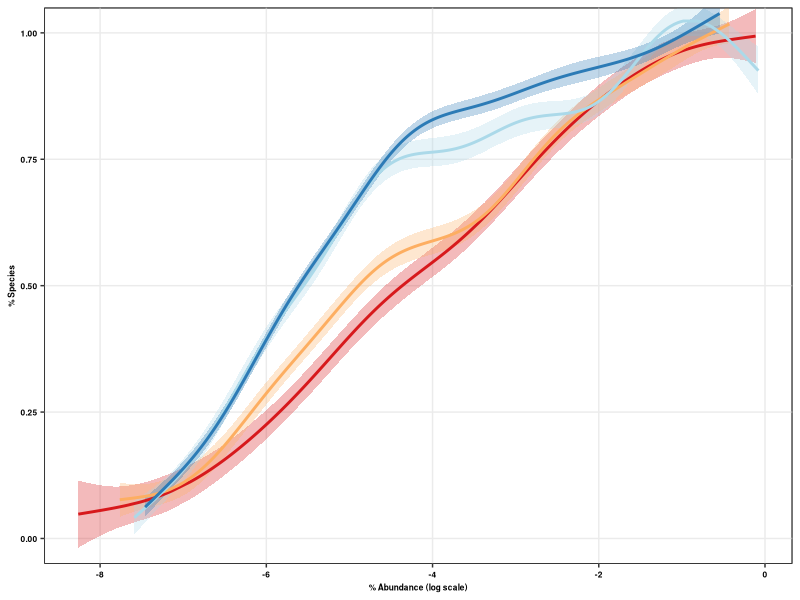
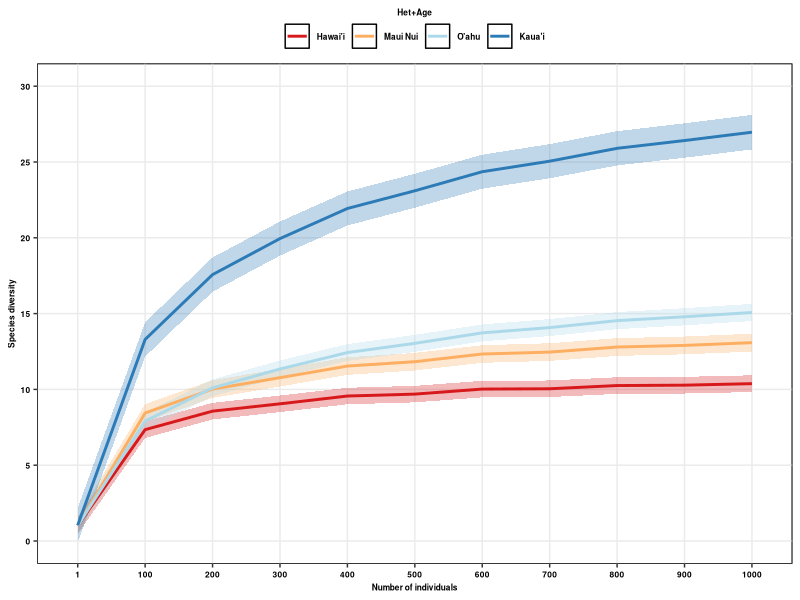
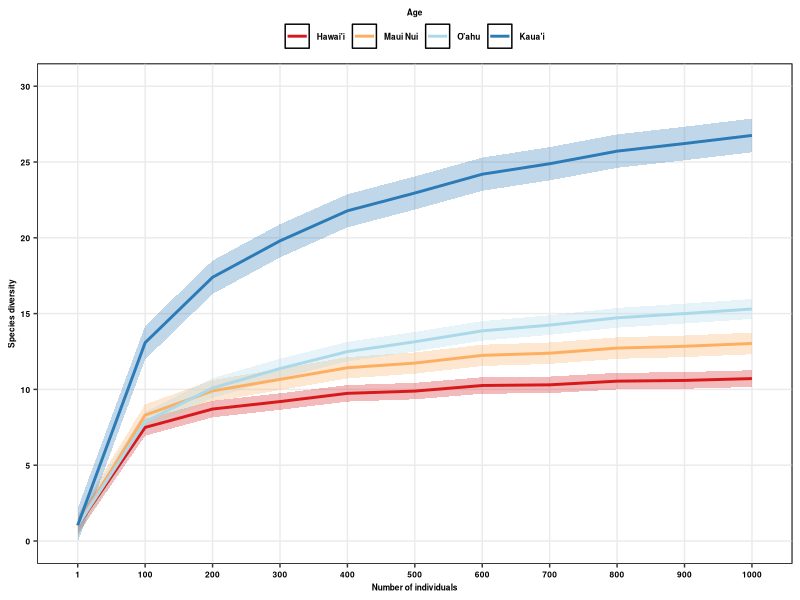

Write R code to recreate these figures, in order. (Note: this script raises an error after producing the figures.)
###############
# All natives #
# 7 plots #####
###############

require(tidyr)
require(dplyr)
require(ggplot2)
require(grid)
require(reshape2)
library(rms)

#colors:  scale_colour_manual(values=c("#d7191c","#fdae61","#abd9e9","#2c7bb6"))
#shapes: scale_shape_manual(values=c(15,16,17)

# ##################
# # Scenario 1 #####
# ##################
# 
# SACs_1<-read.csv("Cleaned_Data/Scen1_Natives_SACs_GAMMestimates.csv")
# 
# HillN_1<-read.csv("Cleaned_Data/Scen1_Natives_HillNumbers.csv")
# 
# RAD_1<-read.csv("Cleaned_Data/Scen1_Natives_RAD_GAMMestimates.csv")


##################
# Scenario 2 #####
##################

SACs_2<-read.csv("Cleaned_Data/Scen2_Natives_7plots_SACs_GAMMestimates.csv")

#HillN_2<-read.csv("Cleaned_Data/Scen2_Natives_7plots_HillN.csv")

RAD_2<-read.csv("Cleaned_Data/Scen2_Natives_7plots_RAD_GAMMestimates.csv")

##################
# Scenario 3 #####
##################

SACs_3<-read.csv("Cleaned_Data/Scen3_Natives_7plots_SACs_GAMMestimates.csv")

#HillN_3<-read.csv("Cleaned_Data/Scen3_Natives_7plots_HillN.csv")

RAD_3<-read.csv("Cleaned_Data/Scen3_Natives_7plots_RAD_GAMMestimates.csv")

##################
# SACs ###########
##################

# # Scenario 1
# 
# SACs_1$m<-as.factor(SACs_1$m)
# 
# SACs_1$geo_entity2<-as.character(SACs_1$geo_entity2)
# SACs_1$geo_entity2<-ifelse(SACs_1$geo_entity2=="Hawai'i Island","Hawai'i",SACs_1$geo_entity2)
# SACs_1$geo_entity2<-ifelse(SACs_1$geo_entity2=="Kaua'i Island","Kaua'i",SACs_1$geo_entity2)
# SACs_1$geo_entity2<-ifelse(SACs_1$geo_entity2=="O'ahu Island","O'ahu",SACs_1$geo_entity2)
# SACs_1$geo_entity2<-as.factor(SACs_1$geo_entity2)
# 
# SACs_1$geo_entity2<-as.factor(SACs_1$geo_entity2)
# SACs_1$geo_entity2<-factor(SACs_1$geo_entity2,levels=c("Hawai'i","Maui Nui","O'ahu","Kaua'i"))
# 
# SACs_11<-ggplot(SACs_1,aes(x=m,y=qD,group=geo_entity2,color=geo_entity2))+ 
#   geom_point(size=0.5)+
#   scale_colour_manual(values=c("#d7191c","#fdae61","#abd9e9","#2c7bb6"))+
#   scale_x_discrete(breaks=c(1,100,1000,2000, 3000, 4000, 5000, 6000, 7000, 8000, 9000,10000))+
#   scale_y_continuous(limits=c(0,53),breaks=c(0,10, 20,30, 40,50))+
#   geom_line(size=1)+
#   ylab("Species diversity")+xlab("Number of individuals")+
#   #scale_color_npg()+
#   guides(colour=guide_legend(title="Area+Het+Age",title.position = "top"))+
#   theme_bw()+theme(legend.position="top", axis.title.y=element_text(colour="black",face="bold",size=6),
#                    axis.title.x=element_text(colour="black",face="bold",size=6),
#                    axis.text.x=element_text(colour=c("black"),face="bold",size=5),
#                    axis.text.y=element_text(colour=c("black"),face="bold",size=6),
#                    legend.text=element_text(colour=c("black"),face="bold",size=6),
#                    legend.title = element_text(colour=c("black"),face="bold",size=6),
#                    legend.title.align = 0.5,
#                    legend.margin =margin(t=0, r=0, b=0, l=0, unit="cm"),
#                    panel.grid.major = element_blank(), panel.grid.minor = element_blank())


#Scenario 2

SACs_2$m<-as.factor(SACs_2$m)

SACs_2$geo_entity2<-as.character(SACs_2$geo_entity2)
SACs_2$geo_entity2<-ifelse(SACs_2$geo_entity2=="Hawai'i Island","Hawai'i",SACs_2$geo_entity2)
SACs_2$geo_entity2<-ifelse(SACs_2$geo_entity2=="Kaua'i Island","Kaua'i",SACs_2$geo_entity2)
SACs_2$geo_entity2<-ifelse(SACs_2$geo_entity2=="O'ahu Island","O'ahu",SACs_2$geo_entity2)
SACs_2$geo_entity2<-as.factor(SACs_2$geo_entity2)

SACs_2$geo_entity2<-as.factor(SACs_2$geo_entity2)
SACs_2$geo_entity2<-factor(SACs_2$geo_entity2,levels=c("Hawai'i","Maui Nui","O'ahu","Kaua'i"))

SACs_22<-ggplot(SACs_2,aes(x=m,y=fit,group=geo_entity2,color=geo_entity2))+ 
  #geom_point(position = position_jitter(w = 0.02, h = 0),size=0.5,alpha=0.2)+
  geom_ribbon(data=SACs_2,aes(ymin=lwrS,ymax=uprS,fill=geo_entity2), alpha = 0.3,colour="transparent")+
  geom_line(data=SACs_2,aes(x=m,y=fit,group=geo_entity2,color=geo_entity2),size=1)+
  #geom_smooth(data=SACs_2,aes(x=m,y=qD_pred,group=geo_entity2,color=geo_entity2),size=1,se=FALSE,method="gam",formula=y~s(x))+
  scale_y_continuous(breaks=c(0,5, 10, 15, 20,25,30))+
  scale_colour_manual(values=c("#d7191c","#fdae61","#abd9e9","#2c7bb6"))+
  scale_fill_manual(values=c("#d7191c","#fdae61","#abd9e9","#2c7bb6"))+
  coord_cartesian(ylim=c(0,30))+
 
  ylab("Species diversity")+xlab("Number of individuals")+
  guides(colour=guide_legend(title="Het+Age",title.position = "top"),fill="none")+

  theme_bw()+theme(legend.position="top", axis.title.y=element_text(colour="black",face="bold",size=6),
                   axis.title.x=element_text(colour="black",face="bold",size=6),
                   axis.text.x=element_text(colour=c("black"),face="bold",size=6),
                   axis.text.y=element_text(colour=c("black"),face="bold",size=6),
                   legend.text=element_text(colour=c("black"),face="bold",size=6),
                   legend.title = element_text(colour=c("black"),face="bold",size=6),
                   legend.title.align = 0.5,
                   legend.margin =margin(t=0, r=0, b=0, l=0, unit="cm"),
                   panel.background =element_rect(fill="transparent",colour="black"),panel.grid.minor=element_blank())


#Scenario 3

SACs_3$m<-as.factor(SACs_3$m)

SACs_3$geo_entity2<-as.character(SACs_3$geo_entity2)
SACs_3$geo_entity2<-ifelse(SACs_3$geo_entity2=="Hawai'i Island","Hawai'i",SACs_3$geo_entity2)
SACs_3$geo_entity2<-ifelse(SACs_3$geo_entity2=="Kaua'i Island","Kaua'i",SACs_3$geo_entity2)
SACs_3$geo_entity2<-ifelse(SACs_3$geo_entity2=="O'ahu Island","O'ahu",SACs_3$geo_entity2)
SACs_3$geo_entity2<-as.factor(SACs_3$geo_entity2)

SACs_3$geo_entity2<-as.factor(SACs_3$geo_entity2)
SACs_3$geo_entity2<-factor(SACs_3$geo_entity2,levels=c("Hawai'i","Maui Nui","O'ahu","Kaua'i"))


SACs_33<-ggplot(SACs_3,aes(x=m,y=qD,group=geo_entity2,color=geo_entity2))+ 
  geom_ribbon(data=SACs_3,aes(ymin=lwrS,ymax=uprS,fill=geo_entity2), alpha = 0.3,colour="transparent")+
  geom_line(data=SACs_3,aes(x=m,y=fit,group=geo_entity2,color=geo_entity2),size=1)+
  #geom_smooth(data=SACs_2,aes(x=m,y=qD_pred,group=geo_entity2,color=geo_entity2),size=1,se=FALSE,method="gam",formula=y~s(x))+
  scale_y_continuous(breaks=c(0,5, 10, 15, 20,25,30))+
  scale_colour_manual(values=c("#d7191c","#fdae61","#abd9e9","#2c7bb6"))+
  scale_fill_manual(values=c("#d7191c","#fdae61","#abd9e9","#2c7bb6"))+
  ylab("Species diversity")+xlab("Number of individuals")+
  #scale_color_npg()+
  coord_cartesian(ylim=c(0,30))+
  guides(colour=guide_legend(title="Age",title.position = "top"), fill="none")+
  theme_bw()+theme(legend.position="top", axis.title.y=element_text(colour="black",face="bold",size=6),
                   axis.title.x=element_text(colour="black",face="bold",size=6),
                   axis.text.x=element_text(colour=c("black"),face="bold",size=6),
                   axis.text.y=element_text(colour=c("black"),face="bold",size=6),
                   legend.text=element_text(colour=c("black"),face="bold",size=6),
                   legend.title = element_text(colour=c("black"),face="bold",size=6),
                   legend.title.align = 0.5,
                   legend.margin =margin(t=0, r=0, b=0, l=0, unit="cm"),
                   panel.background =element_rect(fill="transparent",colour="black"),panel.grid.minor=element_blank())

##################
# RADs ###########
##################

##############
#Scenario 1  #
##############
# 
# RAD_1$geo_entity2<-as.character(RAD_1$geo_entity2)
# RAD_1$geo_entity2<-ifelse(RAD_1$geo_entity2=="Hawai'i Island","Hawai'i",RAD_1$geo_entity2)
# RAD_1$geo_entity2<-ifelse(RAD_1$geo_entity2=="Kaua'i Island","Kaua'i",RAD_1$geo_entity2)
# RAD_1$geo_entity2<-ifelse(RAD_1$geo_entity2=="O'ahu Island","O'ahu",RAD_1$geo_entity2)
# RAD_1$geo_entity2<-as.factor(RAD_1$geo_entity2)
# 
# RAD_1$geo_entity2<-as.factor(RAD_1$geo_entity2)
# RAD_1$geo_entity2<-factor(RAD_1$geo_entity2,levels=c("Hawai'i","Maui Nui","O'ahu","Kaua'i"))
# 
# 
# raDs_1<-ggplot(RAD_1,aes(y=Rank_N,x=log(RelAbund),group=geo_entity2,color=geo_entity2))+ 
#   geom_point(position = position_jitter(w = 0, h = 0.02),size=0.5,alpha=0.9)+
#   geom_smooth(data=RAD_1, aes(y=RankN_pred,x=log(RelAbund), group=geo_entity2, color=geo_entity2),method="gam", formula=y~s(x),size=1,se=FALSE)+
#   scale_colour_manual(values=c("#d7191c","#fdae61","#abd9e9","#2c7bb6"))+
#   ylab("% Species")+xlab("% Abundance (log scale)")+
#   #scale_color_npg()+
#   guides(colour=guide_legend(title=""))+
#   theme_bw()+theme(axis.title.x=element_text(colour="black",face="bold",size=6),
#                    axis.title.y=element_text(colour="black",face="bold",size=6),
#                    axis.text.x=element_text(colour=c("black"),face="bold",size=6),
#                    axis.text.y=element_text(colour=c("black"),face="bold",size=6),
#                    legend.text=element_text(colour="black",face="bold",size=6),
#                    legend.title.align = 0,
#                    legend.position=c("none"),
#                    legend.title=element_text(colour="black",face="bold",size=6),
#                    legend.key.size = unit(2.5, 'lines'),
#                    panel.grid.major = element_blank(), panel.grid.minor = element_blank())


#Scenario 2

RAD_2$geo_entity2<-as.character(RAD_2$geo_entity2)
RAD_2$geo_entity2<-ifelse(RAD_2$geo_entity2=="Hawai'i Island","Hawai'i",RAD_2$geo_entity2)
RAD_2$geo_entity2<-ifelse(RAD_2$geo_entity2=="Kaua'i Island","Kaua'i",RAD_2$geo_entity2)
RAD_2$geo_entity2<-ifelse(RAD_2$geo_entity2=="O'ahu Island","O'ahu",RAD_2$geo_entity2)
RAD_2$geo_entity2<-as.factor(RAD_2$geo_entity2)

RAD_2$geo_entity2<-as.factor(RAD_2$geo_entity2)
RAD_2$geo_entity2<-factor(RAD_2$geo_entity2,levels=c("Hawai'i","Maui Nui","O'ahu","Kaua'i"))


raDs_2<-ggplot(RAD_2,aes(y=fit,x=log(RelAbund),group=geo_entity2,color=geo_entity2))+ 
  geom_ribbon(data=RAD_2,aes(ymin=lwrS,ymax=uprS,fill=geo_entity2), alpha = 0.3,colour="transparent")+
  geom_line(data=RAD_2,aes(x=log(RelAbund),y=fit,group=geo_entity2,color=geo_entity2),size=1)+
  # geom_point(position = position_jitter(w = 0, h = 0.02),size=0.5,alpha=0.1)+
  # geom_smooth(data=RAD_2, aes(y=RankN_pred,x=log(RelAbund), group=geo_entity2, color=geo_entity2),method="gam", formula=y~s(x),size=1,se=FALSE)+
  scale_colour_manual(values=c("#d7191c","#fdae61","#abd9e9","#2c7bb6"))+
  scale_fill_manual(values=c("#d7191c","#fdae61","#abd9e9","#2c7bb6"))+
  coord_cartesian(ylim=c(0,1))+
  ylab("% Species")+xlab("% Abundance (log scale)")+
  #scale_color_npg()+
  guides(colour=guide_legend(title=""),fill="none")+
  theme_bw()+theme(axis.title.x=element_text(colour="black",face="bold",size=6),
                   axis.title.y=element_text(colour="black",face="bold",size=6),
                   axis.text.x=element_text(colour=c("black"),face="bold",size=6),
                   axis.text.y=element_text(colour=c("black"),face="bold",size=6),
                   legend.text=element_text(colour="black",face="bold",size=6),
                   legend.title.align = 0,
                   legend.position=c("none"),
                   legend.title=element_text(colour="black",face="bold",size=6),
                   legend.key.size = unit(2.5, 'lines'),
                   panel.background =element_rect(fill="transparent",colour="black"),panel.grid.minor=element_blank())


#Scenario 3

RAD_3$geo_entity2<-as.character(RAD_3$geo_entity2)
RAD_3$geo_entity2<-ifelse(RAD_3$geo_entity2=="Hawai'i Island","Hawai'i",RAD_3$geo_entity2)
RAD_3$geo_entity2<-ifelse(RAD_3$geo_entity2=="Kaua'i Island","Kaua'i",RAD_3$geo_entity2)
RAD_3$geo_entity2<-ifelse(RAD_3$geo_entity2=="O'ahu Island","O'ahu",RAD_3$geo_entity2)
RAD_3$geo_entity2<-as.factor(RAD_3$geo_entity2)

RAD_3$geo_entity2<-as.factor(RAD_3$geo_entity2)
RAD_3$geo_entity2<-factor(RAD_3$geo_entity2,levels=c("Hawai'i","Maui Nui","O'ahu","Kaua'i"))

raDs_3<-ggplot(RAD_3,aes(y=fit,x=log(RelAbund),group=geo_entity2,color=geo_entity2))+ 
  geom_ribbon(data=RAD_3,aes(ymin=lwrS,ymax=uprS,fill=geo_entity2), alpha = 0.3,colour="transparent")+
  geom_line(data=RAD_3,aes(x=log(RelAbund),y=fit,group=geo_entity2,color=geo_entity2),size=1)+
  # geom_point(position = position_jitter(w = 0, h = 0.02),size=0.5,alpha=0.1)+
  # geom_smooth(data=RAD_3, aes(y=RankN_pred,x=log(RelAbund), group=geo_entity2, color=geo_entity2),method="gam", formula=y~s(x),size=1,se=FALSE)+
  scale_colour_manual(values=c("#d7191c","#fdae61","#abd9e9","#2c7bb6"))+
  scale_fill_manual(values=c("#d7191c","#fdae61","#abd9e9","#2c7bb6"))+
  
  coord_cartesian(ylim=c(0,1))+
  guides(colour=guide_legend(title=""),fill="none")+
  ylab("% Species")+xlab("% Abundance (log scale)")+
  #scale_color_npg()+
  guides(colour=guide_legend(title=""))+
  theme_bw()+theme(axis.title.x=element_text(colour="black",face="bold",size=6),
                   axis.title.y=element_text(colour="black",face="bold",size=6),
                   axis.text.x=element_text(colour=c("black"),face="bold",size=6),
                   axis.text.y=element_text(colour=c("black"),face="bold",size=6),
                   legend.text=element_text(colour="black",face="bold",size=6),
                   legend.title.align = 0,
                   legend.position=c("none"),
                   legend.title=element_text(colour="black",face="bold",size=6),
                   legend.key.size = unit(2.5, 'lines'),
                   panel.background =element_rect(fill="transparent",colour="black"),panel.grid.minor=element_blank())

############
# merge ####
############

require(cowplot)

# just SACs & RADs

togg2<-plot_grid(SACs_22,SACs_33,raDs_2,raDs_3,
                 labels=c("a)","b)","c)","d)"),label_size = 6,
                 ncol=2)

png(filename="Figures/SACs_RADs_Natives_7plots_Fig2.png", 
    units="in", 
    width=8, 
    height=6, 
    pointsize=2, 
    res=400)

togg2

dev.off()
